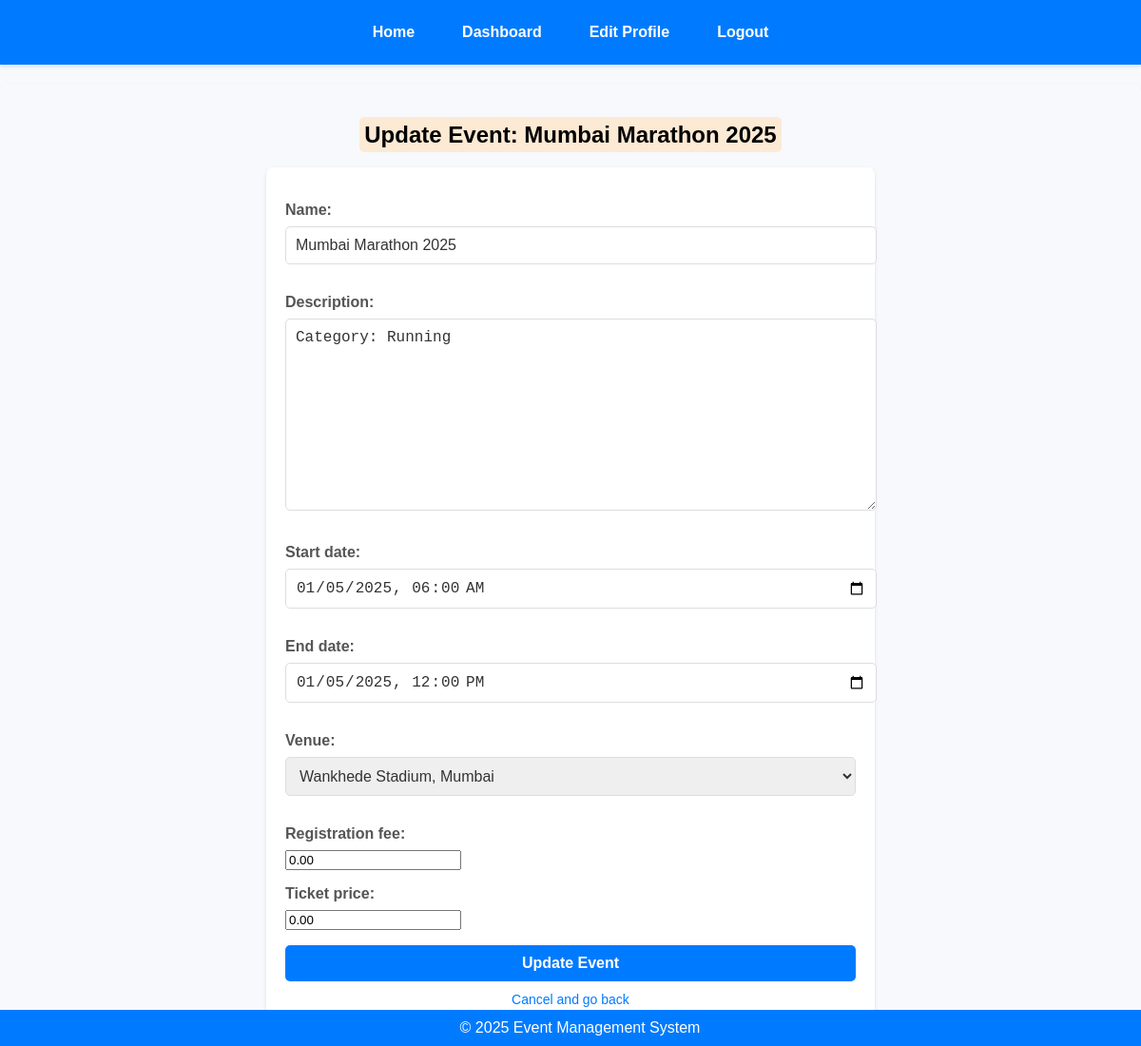
Before: /events/events/update_event/1/ (signed in) with the older database file.
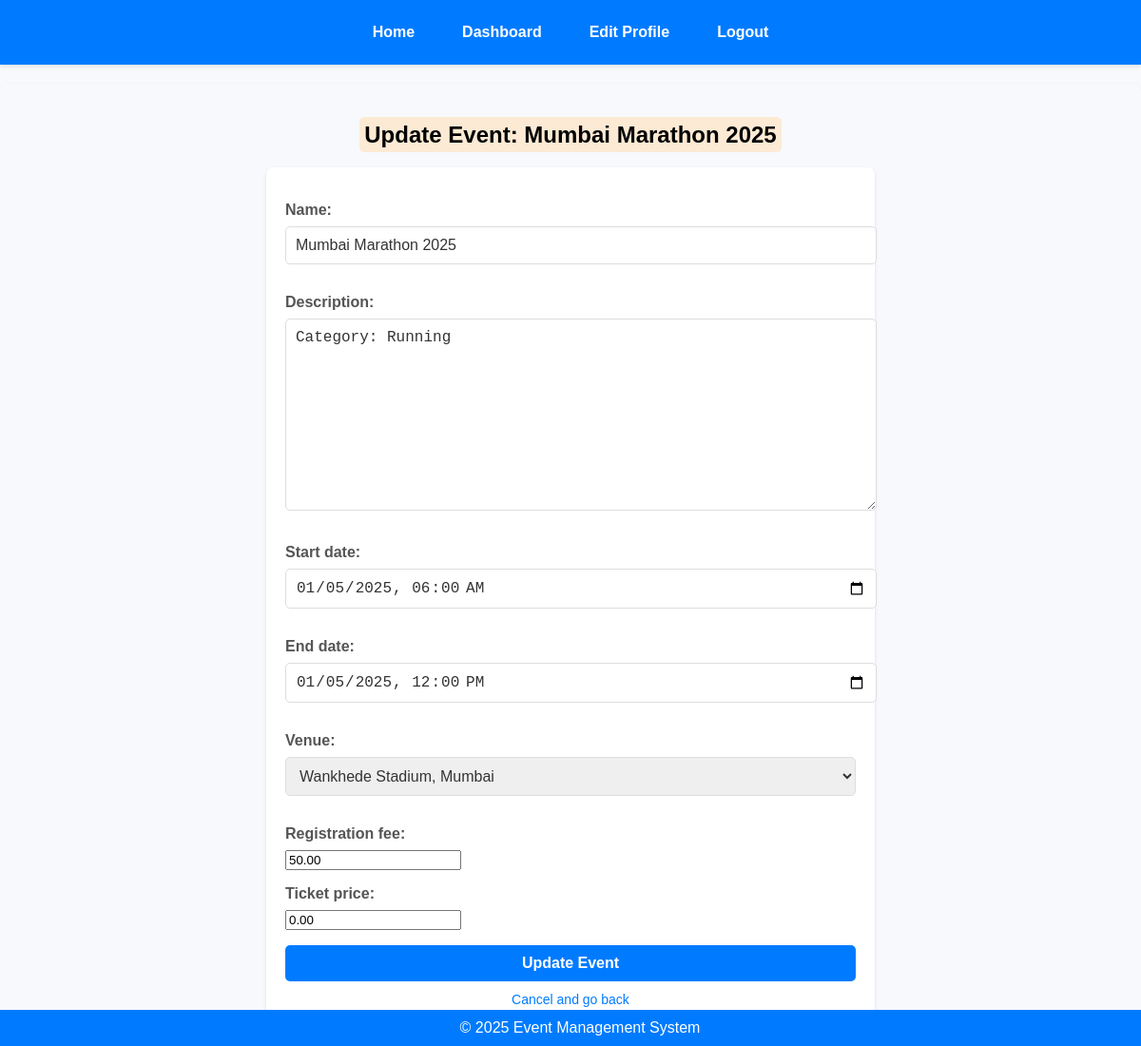
After: the same page with the newer database file.
### events/models.py (models this page shows, shortened)
class Event(models.Model):
    name = models.CharField(max_length=200)
    description = models.TextField()
    start_date = models.DateTimeField()
    end_date = models.DateTimeField()
    venue = models.ForeignKey(Venue, on_delete=models.CASCADE)
    organizer = models.ForeignKey(Organizer, on_delete=models.CASCADE,related_name='events')
    registration_fee = models.DecimalField(max_digits=10, decimal_places=2, default=0.0)
    ticket_price = models.DecimalField(max_digits=10, decimal_places=2, default=0.0)
    is_active = models.BooleanField(default=True)

class Venue(models.Model):
    name = models.CharField(max_length=255)
    address = models.TextField()
    capacity = models.PositiveIntegerField()
    def __str__(self):
        return self.name

### events/views.py (the view)
# urls.py: path('events/update_event/<int:event_id>/', views.update_event, name='update_event'),
@login_required
def update_event(request, event_id):
    organizer = get_object_or_404(Organizer, user=request.user)
    event = get_object_or_404(Event, id=event_id, organizer=organizer)
    if request.method == 'POST':
        form = EventUpdateForm(request.POST, instance=event)
        if form.is_valid():
            form.save()
            return redirect('dashboard')
    else:
        form = EventUpdateForm(instance=event)
    return render(request, 'events/update_event.html', {'form': form, 'event': event})

### events/forms.py
class EventUpdateForm(forms.ModelForm):
    class Meta:
        model = Event
        fields = [
            'name',
            'description',
            'start_date',
            'end_date',
            'venue',
            'registration_fee',
            'ticket_price',
        ]
        widgets = {
            'start_date': forms.DateTimeInput(attrs={'type': 'datetime-local'}),
            'end_date': forms.DateTimeInput(attrs={'type': 'datetime-local'}),
        }

### events/templates/events/update_event.html (shortened to what this page needs)
{% extends 'base.html' %}
{% block content %}
<h2><span class="highlighted-text">Update Event: {{ event.name }}</span></h2>
<form method="post">
    {{ form.as_p }}
    <button type="submit">Update Event</button>
    <div class="btn-cancel">
        <a href="{% url 'dashboard' %}">Cancel and go back</a>
    </div>
</form>
{% endblock %}

Changed rows visible on the page:
changed Event "Category: Running": registration_fee "0.00" → "50.00"
